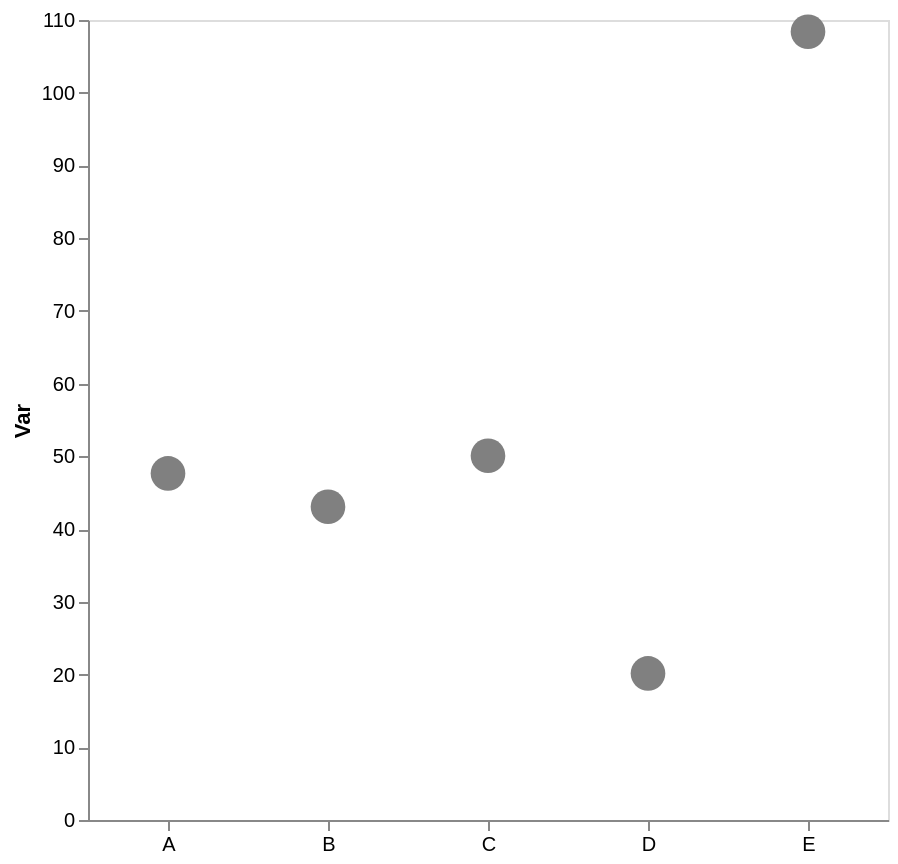

Source (Vega-Lite JSON):
### Vega-Lite specification from a JSON file in a GitHub repository (floating-point values rounded to 4 significant figures)
{"config": {"view": {"continuousWidth": 300, "continuousHeight": 300}, "axis": {"grid": false}, "bar": {"color": "gray"}}, "data": {"name": "data-cdd5192d1bd373371f177f699a0f9a08"}, "mark": {"type": "point", "color": "gray", "filled": true, "size": 300}, "encoding": {"x": {"axis": {"labelAngle": 0, "title": null}, "field": "cat", "type": "nominal"}, "y": {"aggregate": "mean", "axis": {"title": "Var"}, "field": "var1", "type": "quantitative"}}, "height": 400, "width": 400, "$schema": "https://vega.github.io/schema/vega-lite/v5.17.0.json", "datasets": {"data-cdd5192d1bd373371f177f699a0f9a08": [{"cat": "D", "var1": 23.38, "var2": 41.3}, {"cat": "C", "var1": 55.16, "var2": 56.2}, {"cat": "A", "var1": 42.09, "var2": 46.57}, {"cat": "E", "var1": 99.89, "var2": 59.56}, {"cat": "A", "var1": 46.83, "var2": 51.84}, {"cat": "A", "var1": 54.07, "var2": 46.42}, {"cat": "C", "var1": 38.9, "var2": 54.2}, {"cat": "C", "var1": 58.69, "var2": 48.64}, {"cat": "E", "var1": 116.9, "var2": 43.2}, {"cat": "B", "var1": 43.07, "var2": 36.94}, {"cat": "D", "var1": 16.93, "var2": 46.31}, {"cat": "C", "var1": 47.58, "var2": 46.27}]}}
